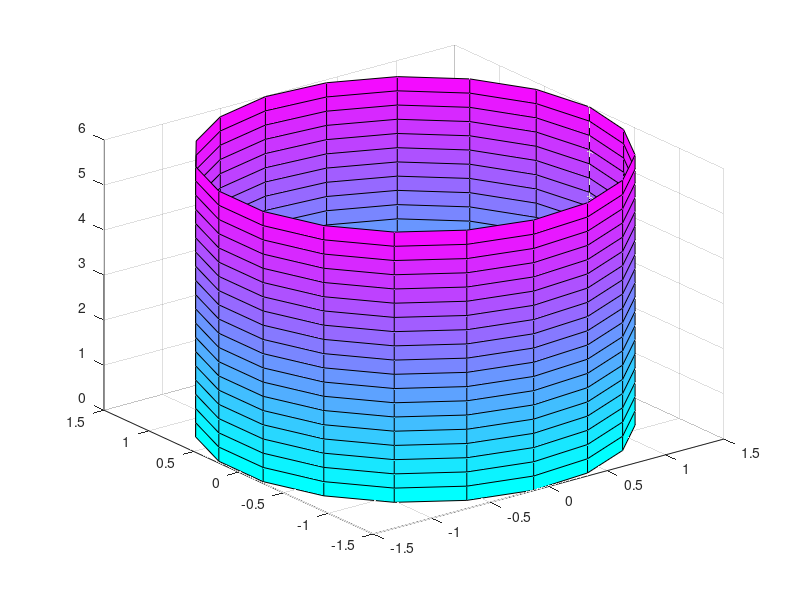

This figure's MATLAB source:
%% Uppgift 1
A=[1 4 7 10;
   2 5 8 11;
   3 6 9 12];
c=[0 2 4 6 8];

v=tan(c)
V=tan(A)


%% Uppgift 2
d=linspace(2,14,5)
%e=2:3:14


%% Uppgift 3
x= linspace(0,8);
y= x - x.*cos(7*x);
plot(x,y)
title("f(x) = x - xcos(7x)")


%% Uppgift 4
t=linspace(0,2*pi);
x=cos(t)+cos(3*t);
y=sin(2*t);

subplot(2,1,1)
plot(x,y)
axis equal
grid on


x=cos(t)+cos(4*t);
y=sin(2*t);

subplot(2,1,2)
plot(x,y)
axis equal
grid on


%% Uppgift 5
t=linspace(0,2*pi);
subplot(2,1,1)
fill(cos(t),sin(t), "g")
axis equal

subplot(2,1,2)
fill(cos(t),sin(t), "g")
hold on
s=1/sqrt(2);
fill([-s,s,s,-s,-s], [s,s,-s,-s,s], "y")
axis equal
hold off


%% Uppgift 6
function y=kastbana(x,theta)
   t=theta*pi/180;
   v0=10; y0=1.85; g=9.81;
   a=g/(2*v0^2*cos(t)^2);
   b=v0^2*sin(2*t)/(2*g);
   c=v0^2*sin(t)^2/(2*g);
   y=y0-a*(x-b).^2+c;
end

x=linspace(0,14);
plot([0 14], [0 0], "g") % Gräsmatta
hold on

plot(x, kastbana(x, 15)); text(6.4, 1.6, "15^o");
plot(x, kastbana(x, 30)); text(6.4, 3.2, "30^o");
plot(x, kastbana(x, 45)); text(6.4, 4.6, "45^o");

title("Kastbana med v_0=10m/s och olika \theta")
xlabel("x"); ylabel("y");
axis equal; axis([0 14 -2 6]);
hold off


%% Uppgift 7
subplot(1,1,1)
x=linspace(-2,2,30); y=linspace(-2,2,30);
[X, Y] = meshgrid(x,y);
Z=-X.*Y.*exp(-2*(X.^2 + Y.^2));
surf(X,Y,Z);
%lighting gouraud, camlight right
grid on




%% Exempel 6
r=1.5; h=6;
s=linspace(0,h,20); t=linspace(0,2*pi,20);
[S,T] = meshgrid(s,t);
X=r*cos(T); Y=r*sin(T); Z=S;
surf(X,Y,Z)
colormap("cool")